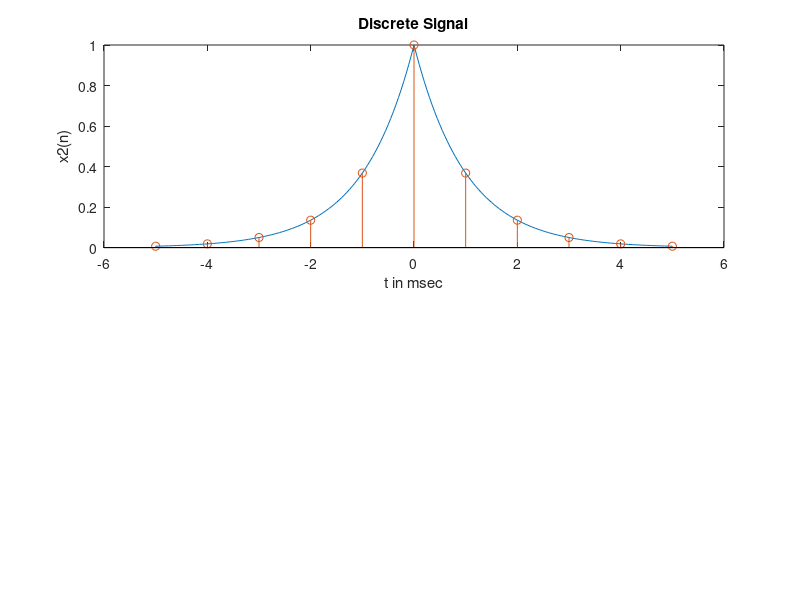

MATLAB code for this plot: (Note: this script raises an error after producing the figure.)
% Analog Signal
Dt = 0.00005; t = -0.005:Dt:0.005; xa = exp(-1000 * abs(t));
% Discrete-time Signal
Ts = 0.001; n = -5:1:5; x = exp(-1000 * abs(n * Ts));
% Discrete-time Fourier transform
K = 500; k = 0:1:K; w = pi*k/K;
X = x * exp(-1j * n'*w); X = real(X);
w = [-fliplr(w), w(2:K+1)]; X = [fliplr(X), X(2:K+1)];
subplot(2, 1, 1); plot(t*1000, xa);
xlabel("t in msec"); ylabel("x2(n)")
title("Discrete Signal"); hold on
stem(n * Ts * 1000, x); gtext("Ts = 1 msec"); hold off
subplot(2, 1, 2); plot(w/pi, X);
xlabel("Frequency in pi units"); ylabel("X2(w)");
title("Discrete-time Fourier Transform")